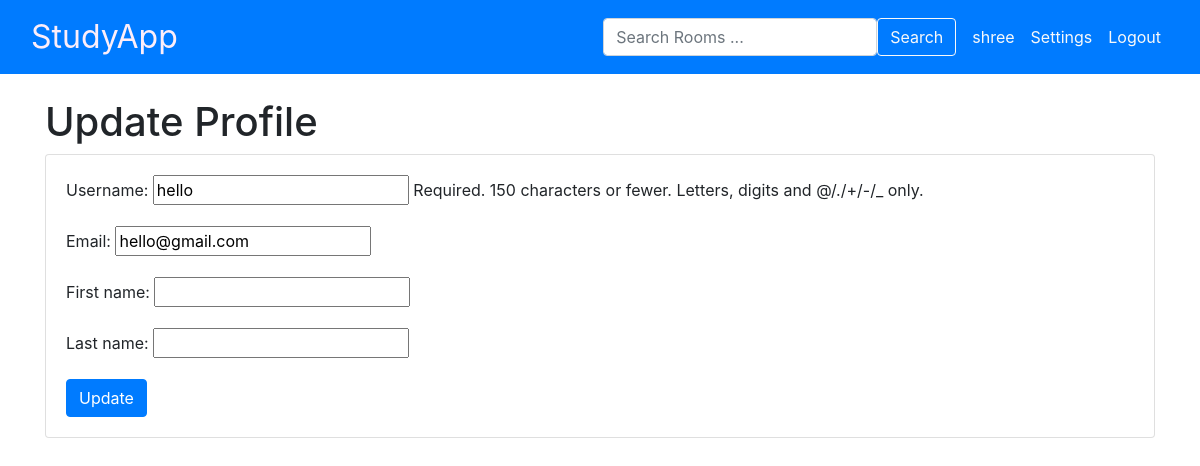
The page /update-user/2/ (signed in) on the database its author committed.
### base/models.py (models this page shows, shortened)
class User(AbstractUser):
    name = models.CharField(max_length=200, null=True)
    email = models.EmailField(unique=True)
    bio = models.TextField(null=True)
    USERNAME_FIELD = 'email'
    REQUIRED_FIELDS = ['username']  # 'username' should remain since AbstractUser requires it unless customized.

### base/views.py (the view)
# urls.py: path('update-user/<str:pk>/', views.update_user, name='update-user'),
@login_required(login_url='login')
def update_user(request, pk):
    user = get_object_or_404(User, id=pk)
    if request.method == 'POST':
        form = UpdateUserForm(request.POST, instance=user)
        if form.is_valid():
            form.save()
            return redirect('user-profile', pk=user.id)  # Replace with the actual name of the view to redirect to
    else:
        form = UpdateUserForm(instance=user)
    return render(request, 'base/update-user.html', {'form': form})

### base/forms.py
class UpdateUserForm(forms.ModelForm):
    class Meta:
        model = User
        fields = ['username', 'email', 'first_name', 'last_name']

### base/templates/base/update-user.html (shortened to what this page needs)
{% extends "base/main.html" %}
{% block content %}
<div class="container mt-4">
    <h1>Update Profile</h1>
    <div class="card">
        <div class="card-body">
            <form method="POST" action="">
                {{ form.as_p }}
                <button type="submit" class="btn btn-primary">Update</button>
            </form>
        </div>
    </div>
</div>
{% endblock content %}

### base/templates/base/navbar.html (shortened to what this page needs)
<nav class="navbar navbar-expand-lg navbar-primary bg-primary">
  <div class="container-fluid">
      <a class="navbar-brand custom-navbar-brand" href="/">
          StudyApp
      </a>
      <div class="collapse navbar-collapse justify-content-end" id="navbarNav">
          <form class="d-flex mx-2 my-lg-0" method="GET" action="{% url 'home' %}">
              <input class="form-control me-2" type="search" name="q" placeholder="Search Rooms ..."
                     aria-label="Search">
              <button class="btn btn-outline-light" type="submit">Search</button>
          </form>
          <ul class="navbar-nav">
              {% if request.user.is_authenticated %}
              <li class="nav-item">
                  <p class="nav-link text-light mb-0">{{ request.user.username }}</p>
              </li>
              <li class="nav-item">
                  <a class="nav-link text-light" href="{% url 'update-user' request.user.id %}">
                      Settings
                  </a>
              </li>
              <li class="nav-item">
                  <a class="nav-link text-light" href="{% url 'logout' %}">
                      Logout
                  </a>
              </li>
              {% else %}
              <li class="nav-item">
                  <a class="nav-link text-light" href="{% url 'login' %}">
                      Login
                  </a>
              </li>
              {% endif %}
          </ul>
      </div>
  </div>
</nav>

### static/css/style.css (style rules this page uses)
.custom-navbar-brand { font-size: 2rem; color: rgb(253, 238, 249) !important; }

### rows shown on the page
User: user.username "shree"
User: username "hello", email "hello@gmail.com"
